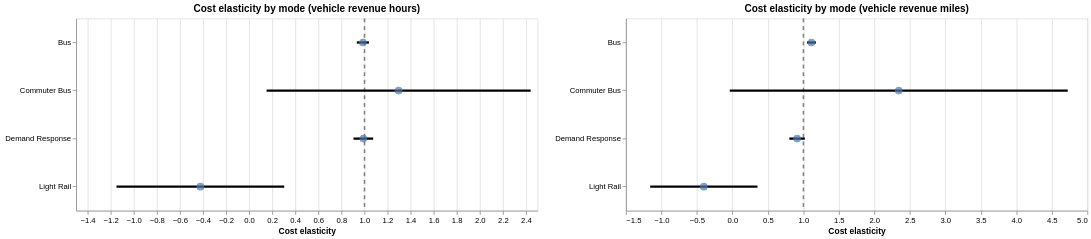

The code cell stored with this chart in its notebook:
### Code cell
vrh_elasticities = calculate_elasticities(
    df, "vehicle_revenue_hours", "operating_expenses_total", "mode_full_name"
)
vrm_elasticities = calculate_elasticities(
    df, "vehicle_revenue_miles", "operating_expenses_total", "mode_full_name"
)

vrh_forest = elasticity_forest_plot(
    vrh_elasticities, "mode_full_name",
    title="Cost elasticity by mode (vehicle revenue hours)"
)
vrm_forest = elasticity_forest_plot(
    vrm_elasticities, "mode_full_name",
    title="Cost elasticity by mode (vehicle revenue miles)"
)

alt.hconcat(vrh_forest, vrm_forest)

### Figure 1 — Vega specification as saved in the notebook (floating-point values rounded to 4 significant figures)
{"$schema": "https://vega.github.io/schema/vega/v6.json", "data": [{"name": "source_2"}, {"name": "source_5"}, {"name": "source_0", "values": [{"elasticity": 1}]}, {"name": "source_1", "values": [{"ci_high": 1.038, "ci_low": 0.9334, "mode_full_name": "Bus"}, {"ci_high": 2.441, "ci_low": 0.151, "mode_full_name": "Commuter Bus"}, {"ci_high": 1.075, "ci_low": 0.9047, "mode_full_name": "Demand Response"}, {"ci_high": 0.304, "ci_low": -1.15, "mode_full_name": "Light Rail"}]}, {"name": "data_0", "values": [{"ci_high": 1.038, "ci_low": 0.9334, "elasticity": 0.9859, "mode_full_name": "Bus", "n": 42}, {"ci_high": 2.441, "ci_low": 0.151, "elasticity": 1.296, "mode_full_name": "Commuter Bus", "n": 18}, {"ci_high": 1.075, "ci_low": 0.9047, "elasticity": 0.99, "mode_full_name": "Demand Response", "n": 58}, {"ci_high": 0.304, "ci_low": -1.15, "elasticity": -0.423, "mode_full_name": "Light Rail", "n": 7}]}, {"name": "source_3", "values": [{"elasticity": 1}]}, {"name": "source_4", "values": [{"ci_high": 1.176, "ci_low": 1.051, "mode_full_name": "Bus"}, {"ci_high": 4.723, "ci_low": -0.0381, "mode_full_name": "Commuter Bus"}, {"ci_high": 1.02, "ci_low": 0.8019, "mode_full_name": "Demand Response"}, {"ci_high": 0.3529, "ci_low": -1.159, "mode_full_name": "Light Rail"}]}, {"name": "data_1", "values": [{"ci_high": 1.176, "ci_low": 1.051, "elasticity": 1.113, "mode_full_name": "Bus", "n": 42}, {"ci_high": 4.723, "ci_low": -0.0381, "elasticity": 2.343, "mode_full_name": "Commuter Bus", "n": 18}, {"ci_high": 1.02, "ci_low": 0.8019, "elasticity": 0.9109, "mode_full_name": "Demand Response", "n": 58}, {"ci_high": 0.3529, "ci_low": -1.159, "elasticity": -0.403, "mode_full_name": "Light Rail", "n": 7}]}, {"name": "source_1_concat_0_y_domain_mode_full_name_0", "values": [{"mode_full_name": "Bus"}, {"mode_full_name": "Commuter Bus"}, {"mode_full_name": "Demand Response"}, {"mode_full_name": "Light Rail"}]}, {"name": "source_2_concat_0_y_domain_mode_full_name_1", "values": [{"mode_full_name": "Bus"}, {"mode_full_name": "Commuter Bus"}, {"mode_full_name": "Demand Response"}, {"mode_full_name": "Light Rail"}]}, {"name": "source_4_concat_1_y_domain_mode_full_name_0", "values": [{"mode_full_name": "Bus"}, {"mode_full_name": "Commuter Bus"}, {"mode_full_name": "Demand Response"}, {"mode_full_name": "Light Rail"}]}, {"name": "source_5_concat_1_y_domain_mode_full_name_1", "values": [{"mode_full_name": "Bus"}, {"mode_full_name": "Commuter Bus"}, {"mode_full_name": "Demand Response"}, {"mode_full_name": "Light Rail"}]}], "signals": [{"name": "childWidth", "value": 600}], "marks": [{"type": "group", "name": "concat_0_group", "encode": {"update": {"height": {"signal": "height"}, "width": {"signal": "childWidth"}}}, "marks": [{"type": "rule", "name": "concat_0_layer_0_marks", "from": {"data": "source_0"}, "encode": {"update": {"strokeDash": {"value": [5, 5]}, "y": {"value": 0}, "y2": {"field": {"signal": null, "datum": null, "group": "height", "parent": null}}, "strokeWidth": {"value": 2}, "stroke": {"value": "gray"}, "x": {"field": "elasticity", "scale": "concat_0_x"}}}, "style": ["rule"]}, {"type": "rule", "name": "concat_0_layer_1_marks", "from": {"data": "source_1"}, "encode": {"update": {"stroke": {"value": "black"}, "y": {"field": "mode_full_name", "scale": "concat_0_y", "band": 0.5}, "x": {"field": "ci_low", "scale": "concat_0_x"}, "strokeWidth": {"value": 3}, "x2": {"field": "ci_high", "scale": "concat_0_x"}}}, "style": ["rule"]}, {"type": "symbol", "name": "concat_0_layer_2_marks", "from": {"data": "data_0"}, "encode": {"update": {"tooltip": {"signal": "{\"Mode\": isValid(datum[\"mode_full_name\"]) ? isArray(datum[\"mode_full_name\"]) ? join(datum[\"mode_full_name\"], '\\n') : datum[\"mode_full_name\"] : \"\"+datum[\"mode_full_name\"], \"Elasticity\": format(datum[\"elasticity\"], \".2f\"), \"95% CI low\": format(datum[\"ci_low\"], \".2f\"), \"95% CI high\": format(datum[\"ci_high\"], \".2f\"), \"N\": format(datum[\"n\"], \"\")}"}, "fill": {"value": "#4c78a8"}, "size": {"value": 100}, "y": {"field": "mode_full_name", "scale": "concat_0_y", "band": 0.5}, "x": {"field": "elasticity", "scale": "concat_0_x"}, "opacity": {"value": 0.7}}}, "style": ["point"]}], "axes": [{"scale": "concat_0_x", "tickCount": {"signal": "ceil(childWidth/40)"}, "minExtent": 0, "maxExtent": 0, "orient": "bottom", "labels": false, "domain": false, "aria": false, "zindex": 0, "ticks": false, "gridScale": "concat_0_y", "grid": true}, {"scale": "concat_0_x", "labelFlush": true, "grid": false, "title": "Cost elasticity", "orient": "bottom", "labelOverlap": true, "tickCount": {"signal": "ceil(childWidth/40)"}, "zindex": 0}, {"scale": "concat_0_y", "zindex": 0, "grid": false, "orient": "left"}], "title": {"text": "Cost elasticity by mode (vehicle revenue hours)", "frame": "group"}, "style": "cell"}, {"type": "group", "name": "concat_1_group", "encode": {"update": {"width": {"signal": "childWidth"}, "height": {"signal": "height"}}}, "marks": [{"type": "rule", "name": "concat_1_layer_0_marks", "from": {"data": "source_3"}, "encode": {"update": {"strokeWidth": {"value": 2}, "y": {"value": 0}, "y2": {"field": {"signal": null, "datum": null, "group": "height", "parent": null}}, "stroke": {"value": "gray"}, "x": {"field": "elasticity", "scale": "concat_1_x"}, "strokeDash": {"value": [5, 5]}}}, "style": ["rule"]}, {"type": "rule", "name": "concat_1_layer_1_marks", "from": {"data": "source_4"}, "encode": {"update": {"strokeWidth": {"value": 3}, "x": {"field": "ci_low", "scale": "concat_1_x"}, "x2": {"field": "ci_high", "scale": "concat_1_x"}, "stroke": {"value": "black"}, "y": {"field": "mode_full_name", "scale": "concat_1_y", "band": 0.5}}}, "style": ["rule"]}, {"type": "symbol", "name": "concat_1_layer_2_marks", "from": {"data": "data_1"}, "encode": {"update": {"fill": {"value": "#4c78a8"}, "size": {"value": 100}, "x": {"field": "elasticity", "scale": "concat_1_x"}, "tooltip": {"signal": "{\"Mode\": isValid(datum[\"mode_full_name\"]) ? isArray(datum[\"mode_full_name\"]) ? join(datum[\"mode_full_name\"], '\\n') : datum[\"mode_full_name\"] : \"\"+datum[\"mode_full_name\"], \"Elasticity\": format(datum[\"elasticity\"], \".2f\"), \"95% CI low\": format(datum[\"ci_low\"], \".2f\"), \"95% CI high\": format(datum[\"ci_high\"], \".2f\"), \"N\": format(datum[\"n\"], \"\")}"}, "y": {"field": "mode_full_name", "scale": "concat_1_y", "band": 0.5}, "opacity": {"value": 0.7}}}, "style": ["point"]}], "axes": [{"scale": "concat_1_x", "domain": false, "zindex": 0, "aria": false, "orient": "bottom", "maxExtent": 0, "gridScale": "concat_1_y", "tickCount": {"signal": "ceil(childWidth/40)"}, "labels": false, "grid": true, "minExtent": 0, "ticks": false}, {"scale": "concat_1_x", "zindex": 0, "orient": "bottom", "grid": false, "labelOverlap": true, "labelFlush": true, "tickCount": {"signal": "ceil(childWidth/40)"}, "title": "Cost elasticity"}, {"scale": "concat_1_y", "orient": "left", "zindex": 0, "grid": false}], "title": {"text": "Cost elasticity by mode (vehicle revenue miles)", "frame": "group"}, "style": "cell"}], "scales": [{"name": "concat_0_x", "type": "linear", "domain": {"fields": [{"data": "source_0", "field": "elasticity"}, {"data": "source_1", "field": "ci_low"}, {"data": "source_1", "field": "ci_high"}, {"data": "data_0", "field": "elasticity"}]}, "range": [0, {"signal": "childWidth"}], "zero": false, "nice": true}, {"name": "concat_0_y", "type": "band", "domain": {"fields": [{"data": "source_1_concat_0_y_domain_mode_full_name_0", "field": "mode_full_name"}, {"data": "source_2_concat_0_y_domain_mode_full_name_1", "field": "mode_full_name"}], "sort": true}, "range": [0, {"signal": "height"}], "paddingOuter": 0, "paddingInner": 0}, {"name": "concat_1_x", "type": "linear", "domain": {"fields": [{"data": "source_3", "field": "elasticity"}, {"data": "source_4", "field": "ci_low"}, {"data": "source_4", "field": "ci_high"}, {"data": "data_1", "field": "elasticity"}]}, "range": [0, {"signal": "childWidth"}], "zero": false, "nice": true}, {"name": "concat_1_y", "type": "band", "domain": {"fields": [{"data": "source_4_concat_1_y_domain_mode_full_name_0", "field": "mode_full_name"}, {"data": "source_5_concat_1_y_domain_mode_full_name_1", "field": "mode_full_name"}], "sort": true}, "range": [0, {"signal": "height"}], "paddingOuter": 0, "paddingInner": 0}], "layout": {"padding": 20, "bounds": "full", "align": "each"}, "padding": 5, "background": "white", "height": 250}
